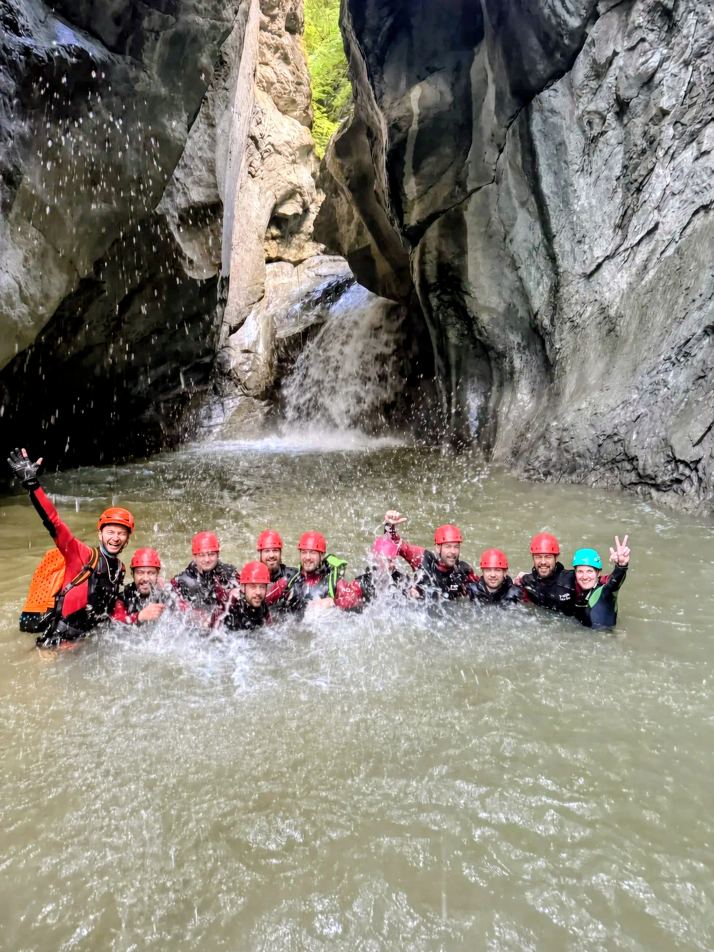
#> input picture assets/fotos/original/abschlussbild_mit_guides.webp, 4284 x 5712 px, given in place of abschlussbild.webp, which was not available (shown at 1/6 size)
$ python process_images.py
#> lines starting #> are read from the running program, lines starting #| are printed output that depends on the picture; pictures that were not available may be replaced by others from this repository, and a replacement may not be noted
from pathlib import Path

from PIL import Image, ImageDraw, ImageFont, ImageOps


ROOT = Path(__file__).resolve().parents[1]
SOURCE = ROOT / "assets" / "fotos" / "original"
OUTPUT = ROOT / "assets" / "fotos" / "editiert"


def save_variant(source: Path, destination: Path, size: tuple[int, int], position: tuple[float, float]) -> None:
#> called with size = (960, 540), position = (0.5, 0.5)
    with Image.open(source) as image:
#> image is the input picture: PIL image 4284x5712 RGB; mean R, G, B 134.1, 129.8, 118.6
        image = ImageOps.exif_transpose(image).convert("RGB")
        image = ImageOps.fit(image, size, method=Image.Resampling.LANCZOS, centering=position)
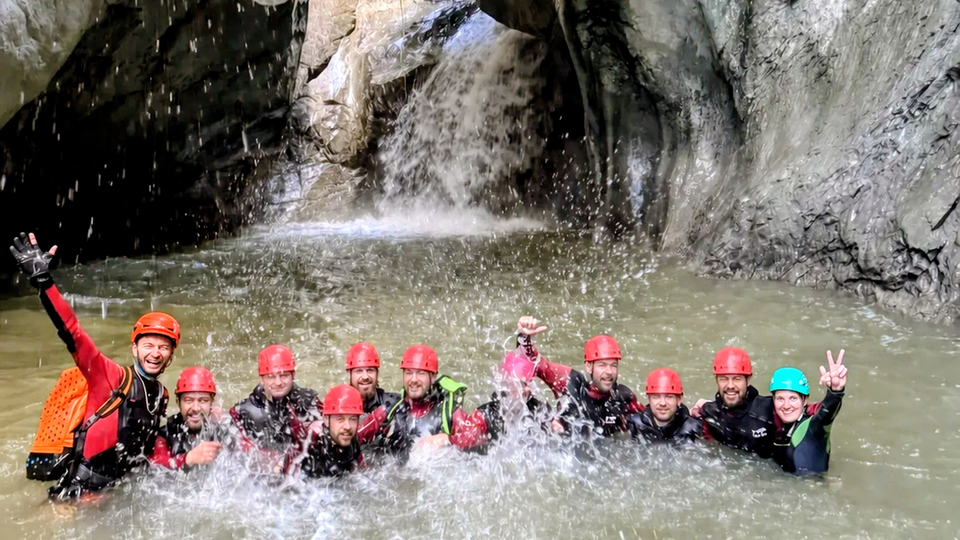
#> image: PIL image 960x540 RGB; mean R, G, B 126.7, 117.9, 110.5
#> call 4 of save_variant, with size = (640, 800), position = (0.5, 0.5)
#> in save_variant (call 4), `image = ImageOps.fit(image, size, method=Image.Resampling.LANCZOS, cen..`:
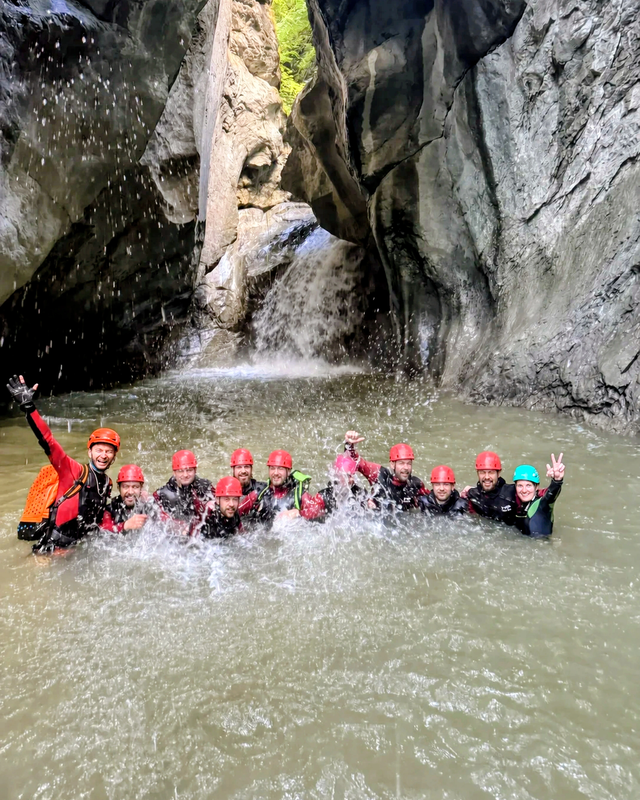
#> image: PIL image 640x800 RGB; mean R, G, B 134.7, 130.1, 118.9
        destination.parent.mkdir(parents=True, exist_ok=True)
        image.save(destination, "WEBP", quality=82, method=6)


def save_responsive_set(name: str, aspect: tuple[int, int], position: tuple[float, float] = (0.5, 0.5)) -> None:
    source = SOURCE / f"{name}.webp"
    for width in (640, 960, 1440):
        height = round(width * aspect[1] / aspect[0])
        save_variant(source, OUTPUT / f"{name}-{width}.webp", (width, height), position)
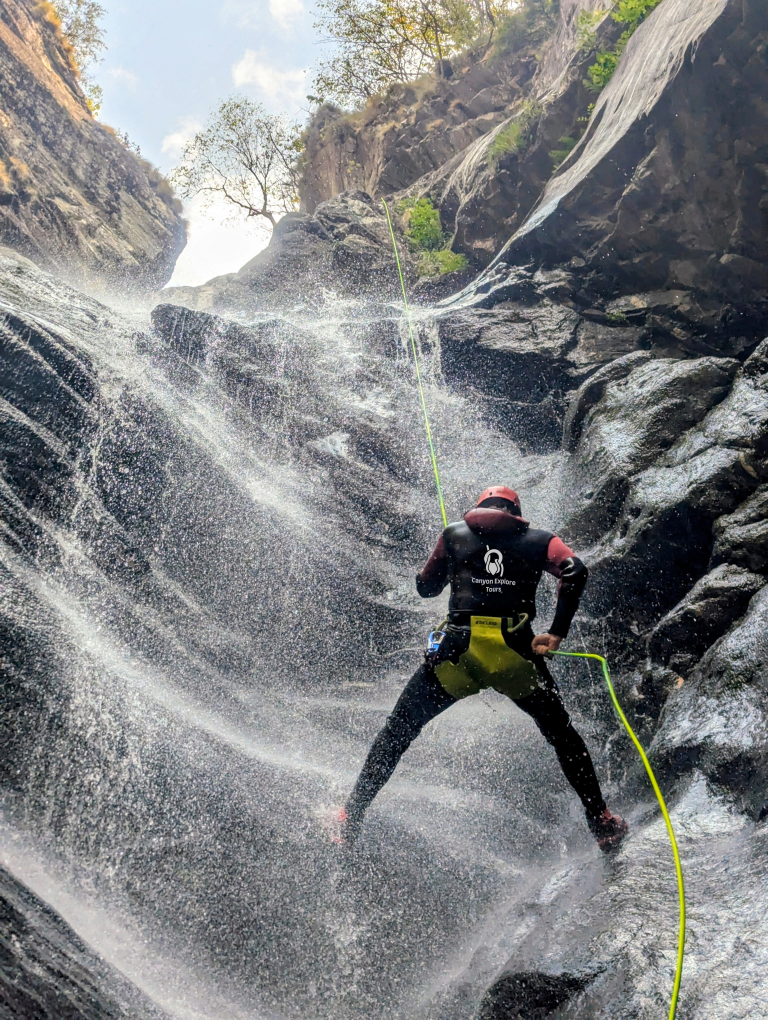
#> input picture assets/fotos/original/abseilen_2.webp, 3072 x 4080 px, given in place of abseilen_1.webp, which was not available (shown at 1/4 size)
#> in save_variant, image is the input picture: PIL image 3072x4080 RGB; mean R, G, B 128.8, 130.4, 131.6
#> in save_variant (call 6), `image = ImageOps.fit(image, size, method=Image.Resampling.LANCZOS, cen..`:
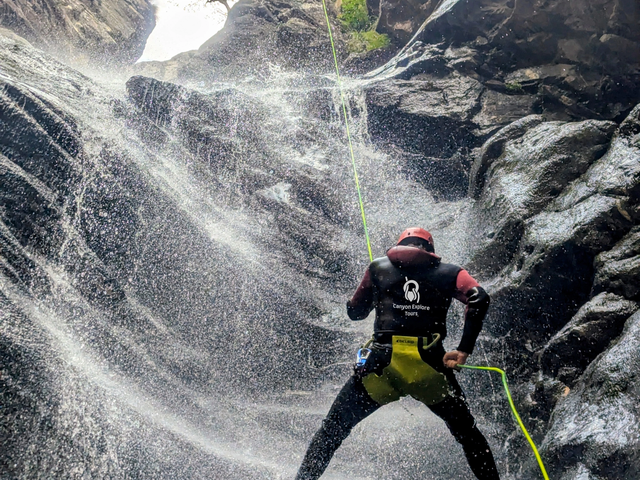
#> image: PIL image 640x480 RGB; mean R, G, B 116.2, 118.8, 120.8


LANDSCAPE_IMAGES = {
    "abseilen_1": (0.5, 0.48),
    "abseilen_2": (0.5, 0.48),
    "abseilen_3": (0.5, 0.5),
    "anweisung_sprung": (0.5, 0.5),
    "ausruestung": (0.5, 0.54),
    "ausruestung_ausgabe": (0.54, 0.5),
    "ausruestung_kontrolle": (0.5, 0.46),
    "einfuehrungsgespraech": (0.5, 0.44),
    "fotographieren_1": (0.5, 0.48),
    "fotographieren_2": (0.5, 0.45),
    "guide_mario_2": (0.5, 0.45),
    "guide_mario_3": (0.5, 0.45),
    "guide_tanja_2": (0.5, 0.45),
    "guide_tanja_3": (0.5, 0.45),
    "kangaroo_jump_1": (0.5, 0.48),
    "kangaroo_jump_2": (0.5, 0.48),
    "kangaroo_jump_3": (0.5, 0.48),
    "klettern_1": (0.5, 0.48),
    "merlins_world_1": (0.5, 0.5),
    "merlins_world_2": (0.5, 0.5),
    "rutsche": (0.5, 0.48),
    "schwimmen": (0.5, 0.48),
    "snack": (0.5, 0.5),
    "sprung_2": (0.5, 0.5),
    "sprung_1": (0.5, 0.48),
    "tessin_1": (0.5, 0.48),
    "tessin_2": (0.5, 0.48),
    "tessin_3": (0.5, 0.48),
    "tessin_4": (0.5, 0.48),
    "tessin_5": (0.5, 0.48),
    "tessin_6": (0.5, 0.48),
    "unterstuetzung_durch_guide": (0.52, 0.48),
    "wasserfall_zeigen": (0.5, 0.5),
    "wetter_pruefen": (0.5, 0.48),
}


PORTRAIT_IMAGES = {
    "abschlussbild_mit_guides": (0.5, 0.48),
    "guide_tanja_und_mario_2": (0.5, 0.45),
    "guide_tanja_1": (0.5, 0.42),
    "guide_mario_1": (0.5, 0.42),
}


def build_site_images() -> None:
    OUTPUT.mkdir(parents=True, exist_ok=True)

    for width in (960, 1440, 1920):
        save_variant(
            SOURCE / "abschlussbild.webp",
            OUTPUT / f"hero-desktop-{width}.webp",
            (width, round(width * 9 / 16)),
            (0.5, 0.5),
        )

    for width in (640, 960):
        save_variant(
            SOURCE / "abschlussbild.webp",
            OUTPUT / f"hero-mobile-{width}.webp",
            (width, round(width * 5 / 4)),
            (0.5, 0.5),
        )

    for name, position in LANDSCAPE_IMAGES.items():
        save_responsive_set(name, (4, 3), position)

    for name, position in PORTRAIT_IMAGES.items():
        save_responsive_set(name, (4, 5), position)


def build_contact_sheet() -> None:
    files = sorted(SOURCE.glob("*.webp"))
    thumb_size = (240, 180)
    label_height = 34
    columns = 4
    rows = (len(files) + columns - 1) // columns
    sheet = Image.new("RGB", (columns * thumb_size[0], rows * (thumb_size[1] + label_height)), "white")
    draw = ImageDraw.Draw(sheet)
    font = ImageFont.load_default()

    for index, path in enumerate(files):
        with Image.open(path) as image:
            image = ImageOps.exif_transpose(image).convert("RGB")
            image.thumbnail(thumb_size, Image.Resampling.LANCZOS)
            x = (index % columns) * thumb_size[0]
            y = (index // columns) * (thumb_size[1] + label_height)
            sheet.paste(image, (x + (thumb_size[0] - image.width) // 2, y))
            draw.text((x + 6, y + thumb_size[1] + 8), path.stem, fill="black", font=font)

    sheet.save(ROOT / "tools" / "image-contact-sheet.jpg", quality=88)


if __name__ == "__main__":
#> (the run stopped early here; a loop or call above may not have finished)
